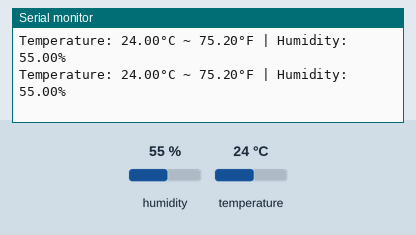
This sketch was run on a simulated ESP32. Parts: the last lines printed to the serial monitor. The inputs (shaded band) are chosen by the test bench; at power-on: humidity 55 %, temperature 24 °C.

Above: at 2.8 s.
2.9 s: humidity set to 22 %
At 4.9 s:
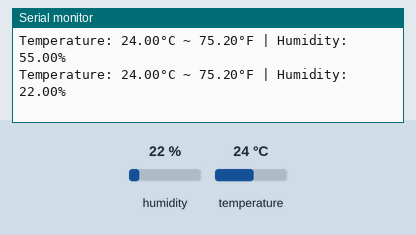
5.6 s: temperature set to 12 °C
At 6.6 s:
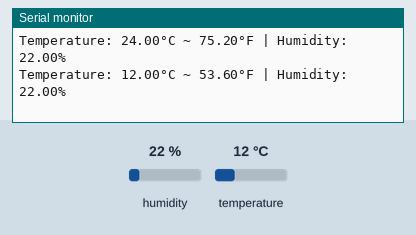
8.3 s: humidity set to 40 %
At 11.3 s:
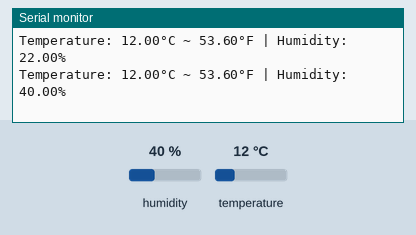
Timing chart, 0 to 12.8 s (numbered marks = the images above; inputs shaded):
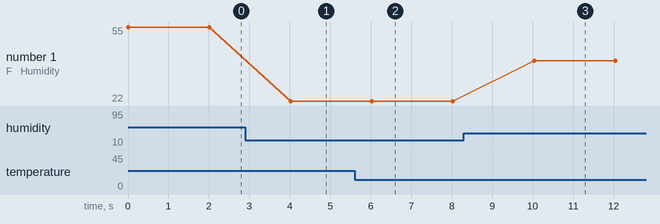

Measured:
- after the input at 2.9 s, the serial monitor: prints a new line after 1.1 s (image 1)
- after the input at 5.6 s, the serial monitor: prints a new line after 0.42 s (image 2)
- after the input at 8.3 s, the serial monitor: prints a new line after 1.7 s (image 3)
- plotted number 1: 55 → 22 after the input at 2.9 s, 22 → 40 after the input at 8.3 s

The sketch:

Quiz_102.ino
```cpp
#include <DHT.h> //https://www.arduinolibraries.info/libraries/dht-sensor-library
#define DHT_SENSOR_PIN  21 // ESP32 pin GIOP21 connected to DHT22 sensor
#define DHT_SENSOR_TYPE DHT22

DHT dht_sensor(DHT_SENSOR_PIN, DHT_SENSOR_TYPE);

void setup() {
  Serial.begin(9600);
  dht_sensor.begin(); // initialize the DHT sensor
}

void loop() {
  // read humidity
  float humi  = dht_sensor.readHumidity();
  // read temperature in Celsius
  float tempC = dht_sensor.readTemperature();
  // read temperature in Fahrenheit
  float tempF = dht_sensor.readTemperature(true);

  // check whether the reading is successful or not
  if ( isnan(tempC) || isnan(tempF) || isnan(humi)) {
    Serial.println("Failed to read from DHT sensor!");
  } else {

    Serial.print("Temperature: ");
    Serial.print(tempC);
    Serial.print("°C ~ ");
    Serial.print(tempF);
    Serial.print("°F");


    Serial.print(" | ");

    Serial.print("Humidity: ");
    Serial.print(humi);
    Serial.println("%");


  }

  // wait a 2 seconds between readings
  delay(2000);
}
```
